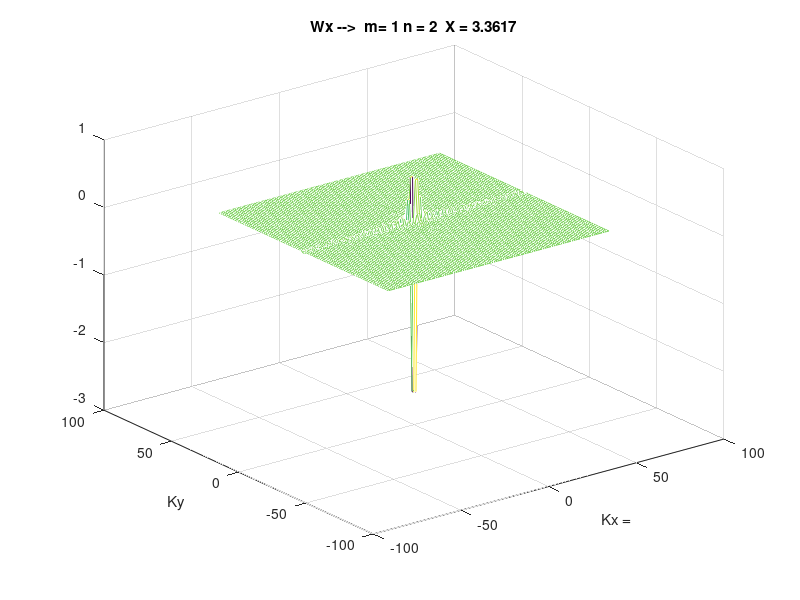

Write MATLAB code to recreate this figure. (Note: this script raises an error after producing the figure.)
clc; close all; clear all;
load('xyPoints.mat')
%%
a = 5;          % mm
b = 6;          % mm
% x0 = a-5;         %(0, 0)  center of wavegude;   x = a/2 - right boder of the wave gude; y = b/2 up border of the wave gude  
% y0 = b-b;
c = 3e11;       %  light speed  [mm/sec]
f = 3e12;       %frequency  [3 THz]
l = (c/f) ;     % wave length  (0.1 - 0.3 mm)
%%
NKx = 100;
NKy = 100;
K0x = (m*pi)/a;
K0y = (n*pi)/b;
% Kx = linspace((-2*pi/l)*a, (2*pi/l)*a, NKx);
% Ky = linspace((-2*pi/l)*b, (2*pi/l)*b, NKy);

Kxy =ones(1, NKx);
% Kx = Kx./sqrt(1+Kx.^2);
% Kxy =  Kxy/sqrt(1+Kx.^2);
% Ky = linspace(-2*pi/l, 2*pi/l, NKy);
Kx = linspace(-2*pi/l, 2*pi/l, NKx);
Ky = linspace(-2*pi/l, 2*pi/l, NKy);
[KxMesh, KyMesh] = meshgrid(Kx,Ky);
Kn2 = KxMesh.^2 + KyMesh.^2;
K0z2 = (2*pi/l)^2 - Kn2;
%%
[xsX, ysX] = size(xRayArray);
[xsY, ysY] = size(yRayArray);
for xi = 1: ysX
    for yi = 1:ysY
x0 = xRayArray(1,xi);
y0 = yRayArray(1,yi);
a1x =  (a/2 - abs(x0));
a21x = 2*K0x*(x0+a/2);
a31x = (KxMesh + K0x);
a32x = (KxMesh - K0x);

a1y =  (b/2-abs(y0));
a21y = 2*K0y*(y0+b/2);
%a22x =(b/2-abs(y0));
a31y = (KyMesh + K0y);
a32y = (KyMesh - K0y);

A11x  = cos(a21x);
A12x = sinc((2*KxMesh*a1x)./pi);
A21x =  sinc((2*a1x*a31x)./pi);
A31x = sinc((2*a1x*a32x)./pi);

A11y = cos(a21y);
A12y = sinc((2*KyMesh*a1y)./pi);
A21y = sinc((2*a1y*a31y)./pi);
A31y = sinc((2*a1y*a32y)./pi);

fcX = a1x*(2*A11x.*A12x + A21x + A31x);
fsX = a1x*(2*A11x.*A12x - A21x - A31x);

fcY = a1y*(2*A11y*A12y + A21y + A31y);
fsY = a1y*(2*A11y*A12y - A21y - A31y);

%wX_xyKxKy_TM = (((K0x.^2).*K0z2)./Kn2).*fcX.*fsY;
wX_xyKxKy_TM = fcX.*fsY;
%wY_xyKxKy_TM = (((K0y.^2).*K0z2)./Kn2).*fsX.*fcY;
x0vector = x0.*ones(1,NKx);
% xx = x0 + Kx.* wX_xyKxKy_TM;

% xx = x0 + Kx.* wX_xyKxKy_TM;
% xy0Vector =  x0.*ones(1,NKx);
% xy = xy0Vector  + Kxy.* wX_xyKxKy_TM ;
    end
end
%%
%plot([x0vector ; xx],  [xy0Vector;   xy])
figure (1);
mesh(KxMesh, KyMesh, wX_xyKxKy_TM)

% title({['Wx -->  m = '  num2str(m) 'n = ' num2str(n) '  X = ' num2str(x0)]});
% xlabel({['X0 =  '  num2str(x0)]});
% ylabel ({['X = X0 + Wx*Kx']});
title({['Wx -->  m= '  num2str(m) ' n = ' num2str(n) '  X = ' num2str(x0)]});
xlabel({['Kx =  ']});
ylabel ({['Ky']});
colormap default; 
%xy = y0+ Ky.* wY_xyKxKy_TM;
[xW, yW] = size(wX_xyKxKy_TM);
% for i=0:yW
% [pks, locs, w, p] = findpeaks(wX_xyKxKy_TM); 
% 
% end
%%
yNum = 48;
[pks, locs, w, p] = findpeaks(abs(wX_xyKxKy_TM(yNum, :))); 
figure(2);
plot(KxMesh(yNum, :), (wX_xyKxKy_TM(yNum, :)));
hold on;
[xL, yL] = size(locs);
for iLocation = 1:yL
location = locs(iLocation);
stem(KxMesh(1, location), wX_xyKxKy_TM(yNum, location));
end